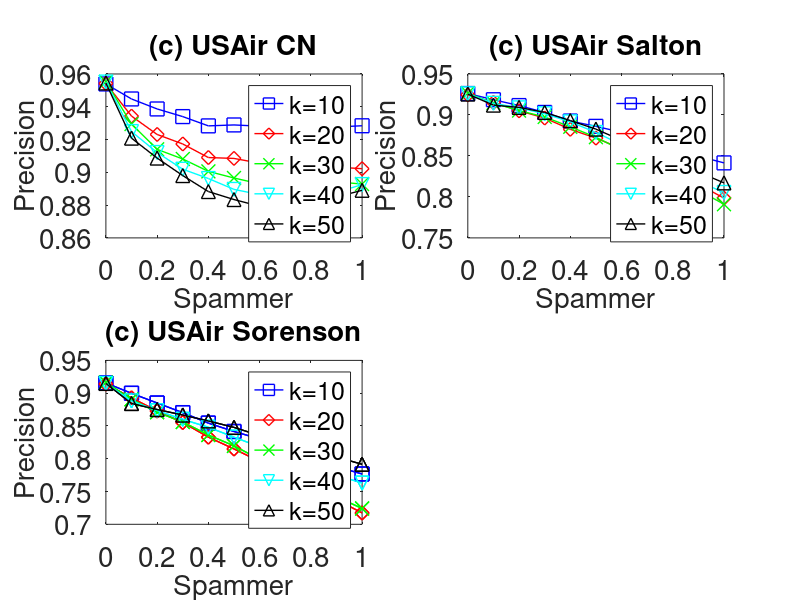

Recreate this plot in MATLAB.

subplot(2,2,1);
x=0:0.1:1;
y=[0.9539171	0.9447619	0.9386659	0.9340004	0.9283428	0.928911	0.9281673	0.925831	0.9283419	0.9276677	0.9284143];
plot(x,y,'-bs','LineWidth',1,'MarkerSize',10);
hold on;

y=[0.9542003	0.9343057	0.9230973	0.9172951	0.9090192	0.9084807	0.9055924	0.9040521	0.9041225	0.9031717	0.9022237];
plot(x,y,'-rd','LineWidth',1,'MarkerSize',10);
hold on;

y=[0.9552223	0.929457	0.9140254	0.9081431	0.900589	0.896532	0.8929887	0.8937429	0.8891806	0.8942136	0.8928359];
plot(x,y,'-gx','LineWidth',1,'MarkerSize',10);
hold on;

y=[0.9550656	0.9248737	0.912088	0.9018978	0.8962265	0.8895934	0.8864176	0.8839665	0.8856564	0.8877246	0.8925317];
plot(x,y,'-cv','LineWidth',1,'MarkerSize',10);
hold on;

y=[0.9545123	0.9208506	0.9086951	0.8980152	0.8882669	0.8833936	0.8793139	0.8790477	0.8827445	0.8849551	0.8890319];
plot(x,y,'-k^','LineWidth',1,'MarkerSize',10);


set(gca,'FontSize',20);
xlabel('Spammer','fontsize',20);
ylabel('Precision','fontsize',20);
title('(c) USAir CN','fontsize',20);

legend('k=10','k=20','k=30','k=40','k=50');
hold on;



subplot(2,2,2);
x=0:0.1:1;
y=[0.9261706	0.918607	0.9114683	0.9030863	0.8925941	0.8861067	0.8788868	0.8669774	0.8594745	0.8496726	0.841528];
plot(x,y,'-bs','LineWidth',1,'MarkerSize',10);
hold on;

y=[0.9246383	0.9152298	0.9051186	0.8962703	0.8825009	0.8717691	0.8588241	0.8445457	0.8303575	0.8154721	0.7985292];
plot(x,y,'-rd','LineWidth',1,'MarkerSize',10);
hold on;

y=[0.926537	0.9145279	0.9053457	0.8975539	0.885521	0.8727984	0.8572754	0.8416437	0.821398	0.8084129	0.7909808];
plot(x,y,'-gx','LineWidth',1,'MarkerSize',10);
hold on;

y=[0.9258159	0.9142387	0.9086615	0.9014498	0.8915968	0.8786461	0.8638186	0.8476052	0.8334663	0.8187978	0.8054359];
plot(x,y,'-cv','LineWidth',1,'MarkerSize',10);
hold on;

y=[0.925493	0.9119923	0.909235	0.9031694	0.8931568	0.8827264	0.8690317	0.8560664	0.8446557	0.8304003	0.8171227];
plot(x,y,'-k^','LineWidth',1,'MarkerSize',10);


set(gca,'FontSize',20);
xlabel('Spammer','fontsize',20);
ylabel('Precision','fontsize',20);
title('(c) USAir Salton','fontsize',20);

legend('k=10','k=20','k=30','k=40','k=50');
hold on;


subplot(2,2,3);
x=0:0.1:1;
y=[0.9155105	0.8997476	0.8851423	0.8702346	0.854426	0.841414	0.8302039	0.814083	0.8024602	0.7879854	0.776999];
plot(x,y,'-bs','LineWidth',1,'MarkerSize',10);
hold on;

y=[0.9141578	0.8927662	0.8729917	0.8554096	0.8329649	0.8147733	0.7958415	0.7765737	0.7568627	0.7376123	0.7174829];
plot(x,y,'-rd','LineWidth',1,'MarkerSize',10);
hold on;

y=[0.9160259	0.8908361	0.8708428	0.8559243	0.8363556	0.8198239	0.7992776	0.7796599	0.7576941	0.7424102	0.7238894];
plot(x,y,'-gx','LineWidth',1,'MarkerSize',10);
hold on;

y=[0.9146838	0.8880575	0.8733131	0.8599444	0.8481913	0.8329288	0.8183474	0.8017069	0.7885933	0.7752166	0.7629749];
plot(x,y,'-cv','LineWidth',1,'MarkerSize',10);
hold on;

y=[0.9149078	0.8842425	0.875107	0.8667733	0.857622	0.8477971	0.8354563	0.8234841	0.813891	0.8028311	0.7915614];
plot(x,y,'-k^','LineWidth',1,'MarkerSize',10);


set(gca,'FontSize',20);
xlabel('Spammer','fontsize',20);
ylabel('Precision','fontsize',20);
title('(c) USAir Jaccard','fontsize',20);

legend('k=10','k=20','k=30','k=40','k=50');
hold on;


subplot(2,2,3);
x=0:0.1:1;
y=[0.9155058	0.8998926	0.8849162	0.8703431	0.8542906	0.8417056	0.8303438	0.8141967	0.802324	0.7878585	0.7765695
];
plot(x,y,'-bs','LineWidth',1,'MarkerSize',10);
hold on;

y=[0.9140217	0.8928463	0.8728429	0.8552182	0.8328954	0.8151436	0.7960041	0.7766682	0.7571428	0.7378684	0.7172252
];
plot(x,y,'-rd','LineWidth',1,'MarkerSize',10);
hold on;

y=[0.9163349	0.8906482	0.8709553	0.8562141	0.8360744	0.8195778	0.7989007	0.7793402	0.7574743	0.7418537	0.7243318
];
plot(x,y,'-gx','LineWidth',1,'MarkerSize',10);
hold on;

y=[0.9147756	0.8882553	0.873347	0.8601422	0.8479021	0.8329836	0.8180759	0.8019973	0.7887986	0.7750595	0.7627935
];
plot(x,y,'-cv','LineWidth',1,'MarkerSize',10);
hold on;

y=[0.914903	0.8843247	0.875021	0.8665527	0.857722	0.8477891	0.8353538	0.8235367	0.8139266	0.8024241	0.7915304
];
plot(x,y,'-k^','LineWidth',1,'MarkerSize',10);


set(gca,'FontSize',20);
xlabel('Spammer','fontsize',20);
ylabel('Precision','fontsize',20);
title('(c) USAir Sorenson','fontsize',20);

legend('k=10','k=20','k=30','k=40','k=50');
hold on;
